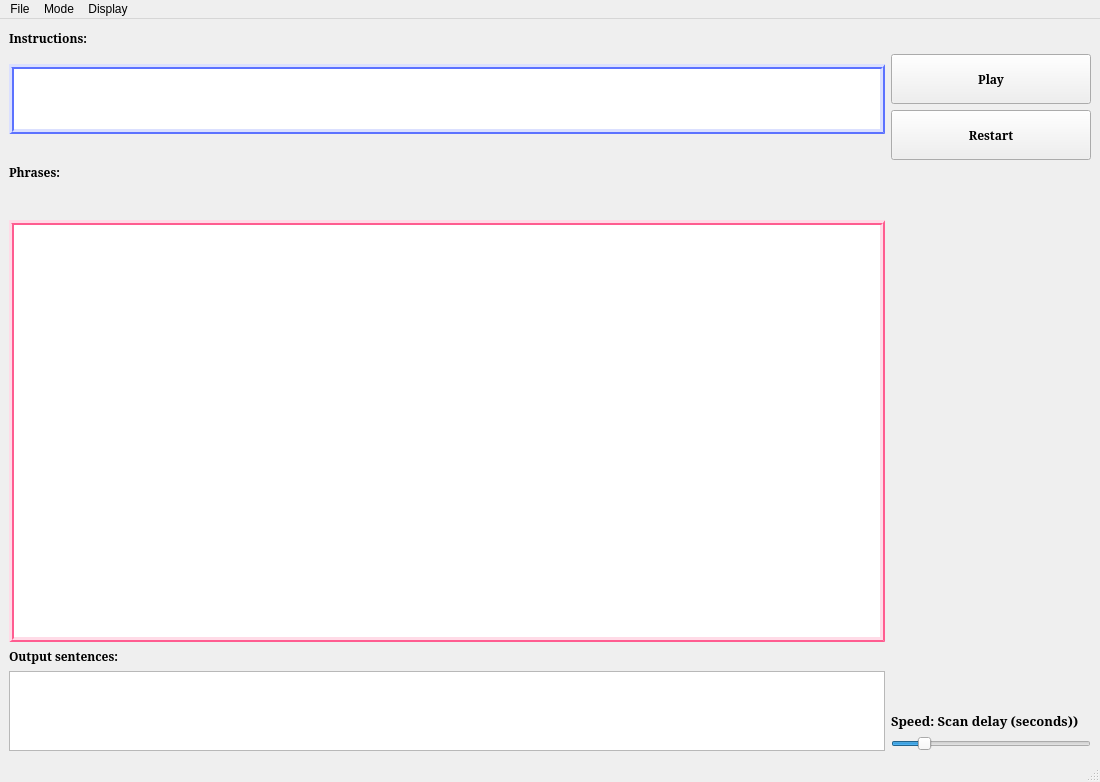
<?xml version="1.0" encoding="UTF-8"?>
<ui version="4.0">
 <class>MainWindow</class>
 <widget class="QMainWindow" name="MainWindow">
  <property name="geometry">
   <rect>
    <x>0</x>
    <y>0</y>
    <width>1100</width>
    <height>782</height>
   </rect>
  </property>
  <property name="sizePolicy">
   <sizepolicy hsizetype="Minimum" vsizetype="MinimumExpanding">
    <horstretch>0</horstretch>
    <verstretch>0</verstretch>
   </sizepolicy>
  </property>
  <property name="minimumSize">
   <size>
    <width>1100</width>
    <height>300</height>
   </size>
  </property>
  <property name="windowTitle">
   <string>Grid</string>
  </property>
  <property name="autoFillBackground">
   <bool>false</bool>
  </property>
  <widget class="QWidget" name="centralwidget">
   <property name="sizePolicy">
    <sizepolicy hsizetype="MinimumExpanding" vsizetype="Preferred">
     <horstretch>0</horstretch>
     <verstretch>0</verstretch>
    </sizepolicy>
   </property>
   <property name="minimumSize">
    <size>
     <width>1013</width>
     <height>0</height>
    </size>
   </property>
   <property name="focusPolicy">
    <enum>Qt::NoFocus</enum>
   </property>
   <property name="autoFillBackground">
    <bool>false</bool>
   </property>
   <layout class="QGridLayout" name="gridLayout_6">
    <item row="0" column="0">
     <widget class="QLabel" name="label_instructions_title">
      <property name="sizePolicy">
       <sizepolicy hsizetype="Preferred" vsizetype="Fixed">
        <horstretch>10</horstretch>
        <verstretch>0</verstretch>
       </sizepolicy>
      </property>
      <property name="minimumSize">
       <size>
        <width>0</width>
        <height>20</height>
       </size>
      </property>
      <property name="font">
       <font>
        <family>Serif</family>
        <weight>75</weight>
        <bold>true</bold>
       </font>
      </property>
      <property name="toolTip">
       <string>Visual instructions</string>
      </property>
      <property name="text">
       <string>Instructions:</string>
      </property>
     </widget>
    </item>
    <item row="4" column="0">
     <widget class="QTextEdit" name="label_instructions">
      <property name="sizePolicy">
       <sizepolicy hsizetype="Expanding" vsizetype="Fixed">
        <horstretch>0</horstretch>
        <verstretch>0</verstretch>
       </sizepolicy>
      </property>
      <property name="minimumSize">
       <size>
        <width>500</width>
        <height>70</height>
       </size>
      </property>
      <property name="maximumSize">
       <size>
        <width>16777215</width>
        <height>50</height>
       </size>
      </property>
      <property name="font">
       <font>
        <family>Monospace</family>
        <pointsize>18</pointsize>
       </font>
      </property>
      <property name="cursor" stdset="0">
       <cursorShape>IBeamCursor</cursorShape>
      </property>
      <property name="focusPolicy">
       <enum>Qt::NoFocus</enum>
      </property>
      <property name="toolTip">
       <string/>
      </property>
      <property name="styleSheet">
       <string>border-style:ridge;
border-color: rgb(92, 114, 255);
border-width:5px;
</string>
      </property>
      <property name="readOnly">
       <bool>false</bool>
      </property>
     </widget>
    </item>
    <item row="7" column="0">
     <widget class="QLabel" name="label_word_output">
      <property name="sizePolicy">
       <sizepolicy hsizetype="Expanding" vsizetype="Fixed">
        <horstretch>0</horstretch>
        <verstretch>10</verstretch>
       </sizepolicy>
      </property>
      <property name="font">
       <font>
        <family>Serif</family>
        <weight>75</weight>
        <bold>true</bold>
       </font>
      </property>
      <property name="toolTip">
       <string>Word selections are displayed here</string>
      </property>
      <property name="text">
       <string>Output sentences:</string>
      </property>
      <property name="textFormat">
       <enum>Qt::PlainText</enum>
      </property>
     </widget>
    </item>
    <item row="8" column="0">
     <widget class="QTextEdit" name="selected_words_disp">
      <property name="sizePolicy">
       <sizepolicy hsizetype="Preferred" vsizetype="Fixed">
        <horstretch>0</horstretch>
        <verstretch>100</verstretch>
       </sizepolicy>
      </property>
      <property name="minimumSize">
       <size>
        <width>500</width>
        <height>80</height>
       </size>
      </property>
      <property name="maximumSize">
       <size>
        <width>16777215</width>
        <height>80</height>
       </size>
      </property>
      <property name="font">
       <font>
        <family>Monospace</family>
        <pointsize>12</pointsize>
       </font>
      </property>
      <property name="focusPolicy">
       <enum>Qt::NoFocus</enum>
      </property>
      <property name="toolTip">
       <string/>
      </property>
      <property name="verticalScrollBarPolicy">
       <enum>Qt::ScrollBarAsNeeded</enum>
      </property>
      <property name="horizontalScrollBarPolicy">
       <enum>Qt::ScrollBarAlwaysOff</enum>
      </property>
      <property name="html">
       <string>&lt;!DOCTYPE HTML PUBLIC &quot;-//W3C//DTD HTML 4.0//EN&quot; &quot;http://www.w3.org/TR/REC-html40/strict.dtd&quot;&gt;
&lt;html&gt;&lt;head&gt;&lt;meta name=&quot;qrichtext&quot; content=&quot;1&quot; /&gt;&lt;style type=&quot;text/css&quot;&gt;
p, li { white-space: pre-wrap; }
&lt;/style&gt;&lt;/head&gt;&lt;body style=&quot; font-family:'Monospace'; font-size:12pt; font-weight:400; font-style:normal;&quot;&gt;
&lt;p style=&quot; margin-top:0px; margin-bottom:0px; margin-left:0px; margin-right:0px; -qt-block-indent:0; text-indent:0px;&quot;&gt; &lt;/p&gt;&lt;/body&gt;&lt;/html&gt;</string>
      </property>
     </widget>
    </item>
    <item row="4" column="1" rowspan="5">
     <layout class="QGridLayout" name="gridLayout">
      <property name="sizeConstraint">
       <enum>QLayout::SetMinimumSize</enum>
      </property>
      <item row="2" column="0">
       <widget class="QPushButton" name="clear_button">
        <property name="sizePolicy">
         <sizepolicy hsizetype="Minimum" vsizetype="Fixed">
          <horstretch>0</horstretch>
          <verstretch>0</verstretch>
         </sizepolicy>
        </property>
        <property name="minimumSize">
         <size>
          <width>60</width>
          <height>50</height>
         </size>
        </property>
        <property name="font">
         <font>
          <family>Serif</family>
          <weight>75</weight>
          <bold>true</bold>
         </font>
        </property>
        <property name="focusPolicy">
         <enum>Qt::NoFocus</enum>
        </property>
        <property name="text">
         <string>Restart</string>
        </property>
        <property name="checkable">
         <bool>false</bool>
        </property>
       </widget>
      </item>
      <item row="5" column="0">
       <widget class="QSlider" name="scrollbar_letter_speed">
        <property name="sizePolicy">
         <sizepolicy hsizetype="Minimum" vsizetype="Fixed">
          <horstretch>0</horstretch>
          <verstretch>0</verstretch>
         </sizepolicy>
        </property>
        <property name="minimumSize">
         <size>
          <width>200</width>
          <height>0</height>
         </size>
        </property>
        <property name="minimum">
         <number>1</number>
        </property>
        <property name="maximum">
         <number>50</number>
        </property>
        <property name="pageStep">
         <number>1</number>
        </property>
        <property name="value">
         <number>8</number>
        </property>
        <property name="orientation">
         <enum>Qt::Horizontal</enum>
        </property>
       </widget>
      </item>
      <item row="3" column="0">
       <layout class="QGridLayout" name="gridLayout_3">
        <item row="2" column="0">
         <widget class="QLabel" name="label_letter_speed">
          <property name="font">
           <font>
            <family>Serif</family>
            <pointsize>10</pointsize>
            <weight>75</weight>
            <bold>true</bold>
           </font>
          </property>
          <property name="toolTip">
           <string>Sound overlap, if=0.0 all voice will speak simultaneously.</string>
          </property>
          <property name="text">
           <string>Speed: Scan delay (seconds))</string>
          </property>
         </widget>
        </item>
        <item row="0" column="0">
         <spacer name="verticalSpacer">
          <property name="orientation">
           <enum>Qt::Vertical</enum>
          </property>
          <property name="sizeHint" stdset="0">
           <size>
            <width>20</width>
            <height>40</height>
           </size>
          </property>
         </spacer>
        </item>
       </layout>
      </item>
      <item row="0" column="0">
       <widget class="QPushButton" name="button_pause">
        <property name="minimumSize">
         <size>
          <width>60</width>
          <height>50</height>
         </size>
        </property>
        <property name="font">
         <font>
          <family>Serif</family>
          <weight>75</weight>
          <bold>true</bold>
         </font>
        </property>
        <property name="focusPolicy">
         <enum>Qt::NoFocus</enum>
        </property>
        <property name="text">
         <string>Play</string>
        </property>
        <property name="checkable">
         <bool>true</bool>
        </property>
       </widget>
      </item>
     </layout>
    </item>
    <item row="6" column="0">
     <widget class="QTextEdit" name="phrase_disp">
      <property name="sizePolicy">
       <sizepolicy hsizetype="Preferred" vsizetype="Preferred">
        <horstretch>0</horstretch>
        <verstretch>50</verstretch>
       </sizepolicy>
      </property>
      <property name="minimumSize">
       <size>
        <width>500</width>
        <height>50</height>
       </size>
      </property>
      <property name="font">
       <font>
        <family>Monospace</family>
        <pointsize>18</pointsize>
       </font>
      </property>
      <property name="focusPolicy">
       <enum>Qt::NoFocus</enum>
      </property>
      <property name="styleSheet">
       <string notr="true">border-style:ridge;
border-color: rgb(255, 92, 144);
border-width:5px;
</string>
      </property>
     </widget>
    </item>
    <item row="5" column="0">
     <widget class="QLabel" name="label_phrases">
      <property name="sizePolicy">
       <sizepolicy hsizetype="Preferred" vsizetype="Preferred">
        <horstretch>0</horstretch>
        <verstretch>10</verstretch>
       </sizepolicy>
      </property>
      <property name="font">
       <font>
        <family>Serif</family>
        <weight>75</weight>
        <bold>true</bold>
       </font>
      </property>
      <property name="text">
       <string>Phrases:</string>
      </property>
     </widget>
    </item>
   </layout>
  </widget>
  <widget class="QMenuBar" name="menubar">
   <property name="geometry">
    <rect>
     <x>0</x>
     <y>0</y>
     <width>1100</width>
     <height>35</height>
    </rect>
   </property>
   <widget class="QMenu" name="menuFile">
    <property name="title">
     <string>File</string>
    </property>
    <addaction name="action_open"/>
    <addaction name="action_save"/>
    <addaction name="action_close"/>
   </widget>
   <widget class="QMenu" name="menuMode">
    <property name="title">
     <string>Mode</string>
    </property>
    <addaction name="action_tutorial"/>
    <addaction name="action_inc_phrases"/>
   </widget>
   <widget class="QMenu" name="menuDisplay">
    <property name="title">
     <string>Display</string>
    </property>
    <addaction name="action_clear_sentence"/>
   </widget>
   <addaction name="menuFile"/>
   <addaction name="menuMode"/>
   <addaction name="menuDisplay"/>
  </widget>
  <widget class="QStatusBar" name="statusbar"/>
  <action name="edit_alphabet">
   <property name="text">
    <string>Alphabet</string>
   </property>
  </action>
  <action name="action_click_selections">
   <property name="checkable">
    <bool>true</bool>
   </property>
   <property name="checked">
    <bool>true</bool>
   </property>
   <property name="text">
    <string>Selected letters/words</string>
   </property>
  </action>
  <action name="action_click_distribution">
   <property name="checkable">
    <bool>true</bool>
   </property>
   <property name="checked">
    <bool>true</bool>
   </property>
   <property name="text">
    <string>Click distribution</string>
   </property>
  </action>
  <action name="action_best_words">
   <property name="checkable">
    <bool>true</bool>
   </property>
   <property name="checked">
    <bool>true</bool>
   </property>
   <property name="text">
    <string>Most probable words</string>
   </property>
  </action>
  <action name="action_open">
   <property name="checkable">
    <bool>false</bool>
   </property>
   <property name="enabled">
    <bool>true</bool>
   </property>
   <property name="text">
    <string>Open</string>
   </property>
  </action>
  <action name="action_letter_likelihoods">
   <property name="checkable">
    <bool>true</bool>
   </property>
   <property name="checked">
    <bool>true</bool>
   </property>
   <property name="text">
    <string>Letter likelhoods</string>
   </property>
  </action>
  <action name="action_minimum_view">
   <property name="checkable">
    <bool>true</bool>
   </property>
   <property name="checked">
    <bool>false</bool>
   </property>
   <property name="text">
    <string>Show minimum</string>
   </property>
  </action>
  <action name="action_dictionary">
   <property name="checkable">
    <bool>false</bool>
   </property>
   <property name="text">
    <string>Dictionary</string>
   </property>
  </action>
  <action name="action_save">
   <property name="checkable">
    <bool>false</bool>
   </property>
   <property name="enabled">
    <bool>true</bool>
   </property>
   <property name="text">
    <string>Save</string>
   </property>
  </action>
  <action name="action_close">
   <property name="text">
    <string>Close</string>
   </property>
   <property name="shortcut">
    <string>Ctrl+W</string>
   </property>
  </action>
  <action name="action_alphabet">
   <property name="checkable">
    <bool>true</bool>
   </property>
   <property name="checked">
    <bool>true</bool>
   </property>
   <property name="text">
    <string>Alphabet</string>
   </property>
  </action>
  <action name="actionB">
   <property name="text">
    <string>b</string>
   </property>
  </action>
  <action name="action_volume">
   <property name="text">
    <string>Volume</string>
   </property>
  </action>
  <action name="action_settings">
   <property name="checkable">
    <bool>false</bool>
   </property>
   <property name="text">
    <string>Settings</string>
   </property>
  </action>
  <action name="action_space_bar">
   <property name="checkable">
    <bool>true</bool>
   </property>
   <property name="checked">
    <bool>true</bool>
   </property>
   <property name="text">
    <string>Space bar</string>
   </property>
  </action>
  <action name="action_port">
   <property name="checkable">
    <bool>true</bool>
   </property>
   <property name="checked">
    <bool>true</bool>
   </property>
   <property name="text">
    <string>Port 20320</string>
   </property>
  </action>
  <action name="action_about_ticker">
   <property name="text">
    <string>About Ticker</string>
   </property>
  </action>
  <action name="action_clear">
   <property name="text">
    <string>Clear</string>
   </property>
  </action>
  <action name="action_calibrate">
   <property name="checkable">
    <bool>true</bool>
   </property>
   <property name="checked">
    <bool>true</bool>
   </property>
   <property name="text">
    <string>Calibrate (&quot;yes_&quot;)</string>
   </property>
  </action>
  <action name="action">
   <property name="checkable">
    <bool>true</bool>
   </property>
   <property name="text">
    <string>Tutorial</string>
   </property>
  </action>
  <action name="action_tutorial">
   <property name="checkable">
    <bool>true</bool>
   </property>
   <property name="text">
    <string>Tutorial</string>
   </property>
   <property name="visible">
    <bool>true</bool>
   </property>
  </action>
  <action name="action_inc_phrases">
   <property name="checkable">
    <bool>true</bool>
   </property>
   <property name="checked">
    <bool>false</bool>
   </property>
   <property name="text">
    <string>Incremet Phrases</string>
   </property>
   <property name="visible">
    <bool>true</bool>
   </property>
  </action>
  <action name="action_fast_mode">
   <property name="checkable">
    <bool>true</bool>
   </property>
   <property name="checked">
    <bool>true</bool>
   </property>
   <property name="text">
    <string>Fast Mode</string>
   </property>
  </action>
  <action name="action_clear_2">
   <property name="text">
    <string>Clear</string>
   </property>
  </action>
  <action name="action_clear_sentence">
   <property name="text">
    <string>Clear</string>
   </property>
  </action>
 </widget>
 <resources/>
 <connections/>
 <designerdata>
  <property name="gridDeltaX">
   <number>10</number>
  </property>
  <property name="gridDeltaY">
   <number>10</number>
  </property>
  <property name="gridSnapX">
   <bool>true</bool>
  </property>
  <property name="gridSnapY">
   <bool>true</bool>
  </property>
  <property name="gridVisible">
   <bool>true</bool>
  </property>
 </designerdata>
</ui>
